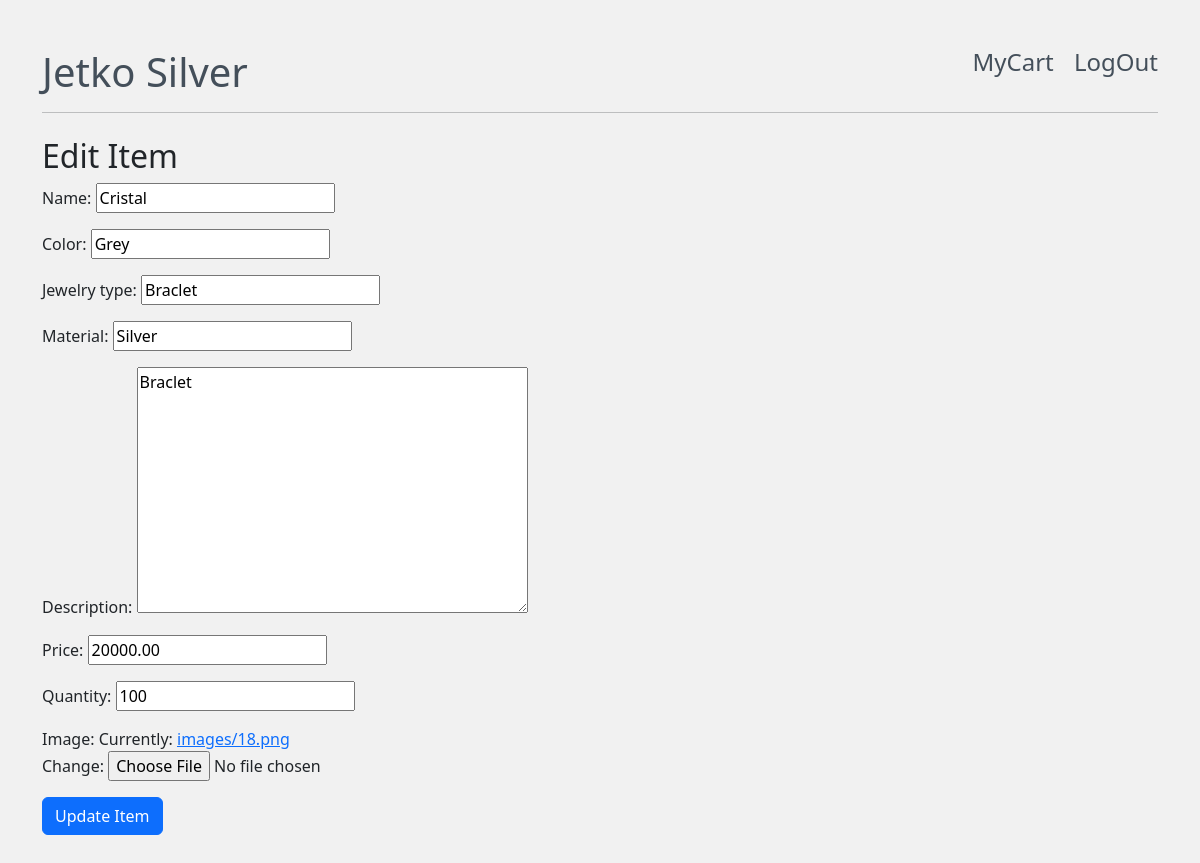
The page /edit_item/1/ (signed in) on the database as committed earlier.
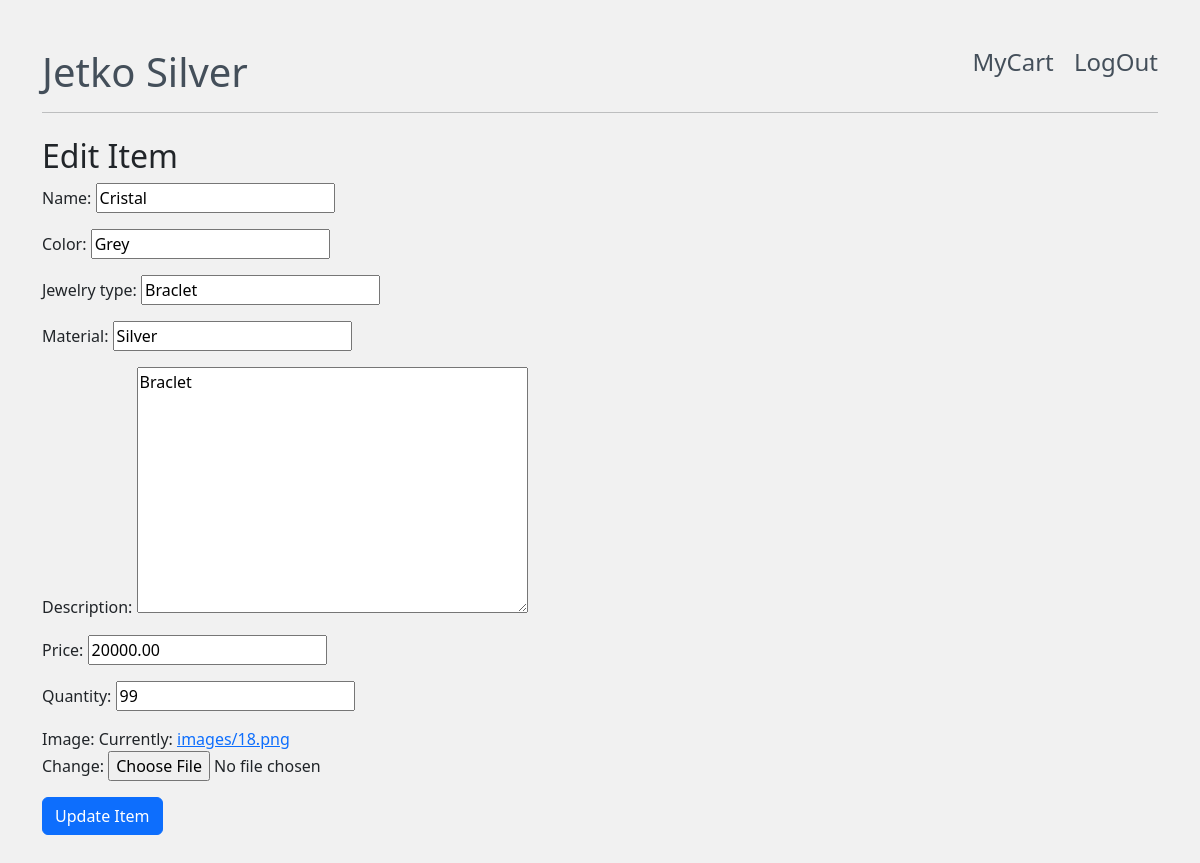
The same page on the database as committed later.
### jetkoSilver/models.py (models this page shows, shortened)
class Product(models.Model):
    name = models.CharField(max_length=100)
    brand = models.CharField(max_length=100)
    description = models.TextField()
    material = models.CharField(max_length=100)
    color = models.CharField(max_length=100)
    jewelry_type = models.CharField(max_length=100)
    price = models.DecimalField(max_digits=10, decimal_places=2)
    quantity = models.IntegerField()
    image = models.ImageField(upload_to="images/")
    created_at = models.DateTimeField(auto_now_add=True)
    class Meta:
        verbose_name_plural = "Product informations"

### jetkoSilver/views.py (the view)
# urls.py: path('edit_item/<int:item_id>/', edit_item, name='edit_item'),
@login_required
def edit_item(request, item_id):
    item = get_object_or_404(Product, id=item_id)
    if request.method == 'POST':
        form = ItemForm(request.POST, instance=item)
        if form.is_valid():
            form.save()
            return redirect('jewellery_details', jewellery_id=item.id)
    else:
        form = ItemForm(instance=item)
    return render(request, 'edit_product.html', {'form': form, 'item': item})

### jetkoSilver/forms.py
class ItemForm(forms.ModelForm):
    class Meta:
        model = Product
        fields = ['name', 'color', 'jewelry_type', 'material', 'description', 'price', 'quantity', 'image']

### jetkoSilver/templates/edit_product.html (shortened to what this page needs)
<!DOCTYPE html>
<html lang="en">
<head>
    <link href="https://cdn.jsdelivr.net/npm/bootstrap@5.3.0/dist/css/bootstrap.min.css" rel="stylesheet">
</head>
<body class="container">
{% include 'header.html' %}<hr>
{% block content %}
    <div class="mt-4">
          <h2>Edit Item</h2>
          <form method="post">
            {{ form.as_p }}
            <button type="submit" class="btn btn-primary mb-5">Update Item</button>
          </form>
    </div>
{% endblock %}
</body>
</html>

Rows that differ between the two databases and show on the page:
changed Product "Cristal": quantity "100" → "99"
